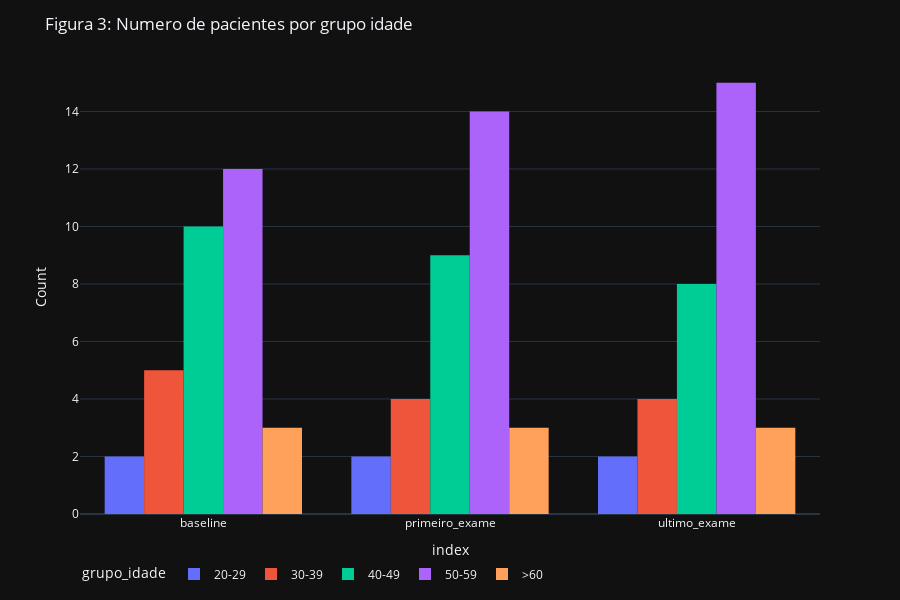

Notebook code cell kept with this figure:
### Markdown cell above
#### Numero de pacientes por grupo idade

### Code cell
pd.options.plotting.backend = "plotly"
fig = pd.concat([df_baseline.groupby("grupo_idade")[["grupo_idade"]].count(),
                 df_primeiro_exame.groupby("grupo_idade")[["grupo_idade"]].count(),
                 df_ultimo_exame.groupby("grupo_idade")[["grupo_idade"]].count()],axis=1)

fig.columns = ["baseline","primeiro_exame","ultimo_exame"]
# fig = fig["baseline"].plot.bar(x=fig.columns, color=fig.index)
fig = fig.T
fig = px.histogram(fig, x=fig.index, y=fig.columns, barmode='group',
            #  color='smoker', barmode='group',
             height=400)

fig.update_layout(
    title = "Figura 3: Numero de pacientes por grupo idade",
    dragmode="zoom",
    hovermode="x",
    legend=dict(orientation="h"),
    height=600,
    # legend = dict(traceorder="reversed"),
    template = "plotly_dark",
)

# fig.update_xaxes(title = "grupo_idade")
fig.update_yaxes(title_text="Count")

fig.show()
fig.write_image("../reports/figures/pacientes_grupo_idade.png")

### Figure 1 — Plotly figure (JSON) as saved in the notebook; plotly's stock layout.template omitted (floating-point values rounded to 4 significant figures)
{"data": [{"alignmentgroup": "True", "bingroup": "x", "histfunc": "sum", "hovertemplate": "grupo_idade=20-29<br>index=%{x}<br>sum of value=%{y}<extra></extra>", "legendgroup": "20-29", "marker": {"color": "#636efa", "pattern": {"shape": ""}}, "name": "20-29", "offsetgroup": "20-29", "orientation": "v", "showlegend": true, "type": "histogram", "x": ["baseline", "primeiro_exame", "ultimo_exame"], "xaxis": "x", "y": [2, 2, 2], "yaxis": "y"}, {"alignmentgroup": "True", "bingroup": "x", "histfunc": "sum", "hovertemplate": "grupo_idade=30-39<br>index=%{x}<br>sum of value=%{y}<extra></extra>", "legendgroup": "30-39", "marker": {"color": "#EF553B", "pattern": {"shape": ""}}, "name": "30-39", "offsetgroup": "30-39", "orientation": "v", "showlegend": true, "type": "histogram", "x": ["baseline", "primeiro_exame", "ultimo_exame"], "xaxis": "x", "y": [5, 4, 4], "yaxis": "y"}, {"alignmentgroup": "True", "bingroup": "x", "histfunc": "sum", "hovertemplate": "grupo_idade=40-49<br>index=%{x}<br>sum of value=%{y}<extra></extra>", "legendgroup": "40-49", "marker": {"color": "#00cc96", "pattern": {"shape": ""}}, "name": "40-49", "offsetgroup": "40-49", "orientation": "v", "showlegend": true, "type": "histogram", "x": ["baseline", "primeiro_exame", "ultimo_exame"], "xaxis": "x", "y": [10, 9, 8], "yaxis": "y"}, {"alignmentgroup": "True", "bingroup": "x", "histfunc": "sum", "hovertemplate": "grupo_idade=50-59<br>index=%{x}<br>sum of value=%{y}<extra></extra>", "legendgroup": "50-59", "marker": {"color": "#ab63fa", "pattern": {"shape": ""}}, "name": "50-59", "offsetgroup": "50-59", "orientation": "v", "showlegend": true, "type": "histogram", "x": ["baseline", "primeiro_exame", "ultimo_exame"], "xaxis": "x", "y": [12, 14, 15], "yaxis": "y"}, {"alignmentgroup": "True", "bingroup": "x", "histfunc": "sum", "hovertemplate": "grupo_idade=>60<br>index=%{x}<br>sum of value=%{y}<extra></extra>", "legendgroup": ">60", "marker": {"color": "#FFA15A", "pattern": {"shape": ""}}, "name": ">60", "offsetgroup": ">60", "orientation": "v", "showlegend": true, "type": "histogram", "x": ["baseline", "primeiro_exame", "ultimo_exame"], "xaxis": "x", "y": [3, 3, 3], "yaxis": "y"}], "layout": {"barmode": "group", "dragmode": "zoom", "height": 600, "hovermode": "x", "legend": {"orientation": "h", "title": {"text": "grupo_idade"}, "tracegroupgap": 0}, "margin": {"t": 60}, "title": {"text": "Figura 3: Numero de pacientes por grupo idade"}, "xaxis": {"anchor": "y", "domain": [0, 1], "title": {"text": "index"}}, "yaxis": {"anchor": "x", "domain": [0, 1], "title": {"text": "Count"}}}}
